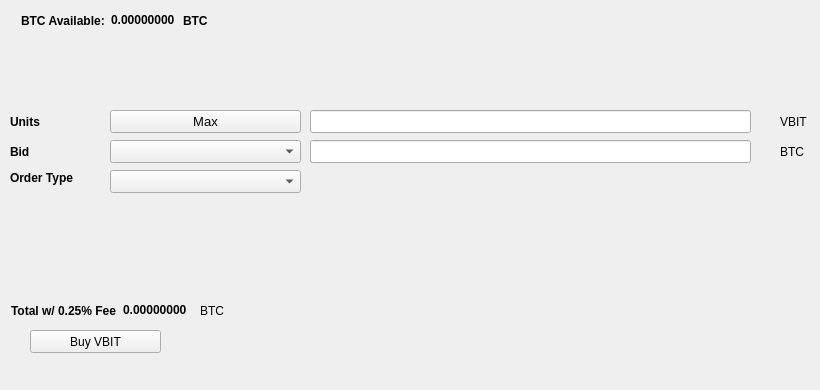
   <widget class="QWidget" name="BuyTab">
    <attribute name="title">
     <string>Buy</string>
    </attribute>
    <widget class="QPushButton" name="BuyVBIT">
     <property name="geometry">
      <rect>
       <x>30</x>
       <y>330</y>
       <width>131</width>
       <height>23</height>
      </rect>
     </property>
     <property name="text">
      <string>Buy VBIT</string>
     </property>
     <property name="icon">
      <iconset resource="../vbit.qrc">
       <normaloff>:/icons/bitcoin</normaloff>:/icons/bitcoin</iconset>
     </property>
    </widget>
    <widget class="QLabel" name="label_3">
     <property name="geometry">
      <rect>
       <x>10</x>
       <y>110</y>
       <width>46</width>
       <height>23</height>
      </rect>
     </property>
     <property name="font">
      <font>
       <weight>75</weight>
       <bold>true</bold>
      </font>
     </property>
     <property name="text">
      <string>Units</string>
     </property>
    </widget>
    <widget class="QLineEdit" name="UnitsInput">
     <property name="geometry">
      <rect>
       <x>310</x>
       <y>110</y>
       <width>441</width>
       <height>23</height>
      </rect>
     </property>
     <property name="font">
      <font>
       <pointsize>9</pointsize>
       <weight>75</weight>
       <bold>true</bold>
      </font>
     </property>
    </widget>
    <widget class="QLineEdit" name="BuyBidPriceEdit">
     <property name="geometry">
      <rect>
       <x>310</x>
       <y>140</y>
       <width>441</width>
       <height>23</height>
      </rect>
     </property>
     <property name="font">
      <font>
       <pointsize>9</pointsize>
       <weight>75</weight>
       <bold>true</bold>
      </font>
     </property>
    </widget>
    <widget class="QLabel" name="label_4">
     <property name="geometry">
      <rect>
       <x>780</x>
       <y>110</y>
       <width>31</width>
       <height>23</height>
      </rect>
     </property>
     <property name="text">
      <string>VBIT</string>
     </property>
    </widget>
    <widget class="QLabel" name="label_5">
     <property name="geometry">
      <rect>
       <x>780</x>
       <y>140</y>
       <width>31</width>
       <height>23</height>
      </rect>
     </property>
     <property name="text">
      <string>BTC</string>
     </property>
    </widget>
    <widget class="QLabel" name="label_6">
     <property name="geometry">
      <rect>
       <x>10</x>
       <y>140</y>
       <width>46</width>
       <height>23</height>
      </rect>
     </property>
     <property name="font">
      <font>
       <weight>75</weight>
       <bold>true</bold>
      </font>
     </property>
     <property name="text">
      <string>Bid</string>
     </property>
    </widget>
    <widget class="QLabel" name="label_7">
     <property name="geometry">
      <rect>
       <x>10</x>
       <y>170</y>
       <width>91</width>
       <height>16</height>
      </rect>
     </property>
     <property name="font">
      <font>
       <weight>75</weight>
       <bold>true</bold>
      </font>
     </property>
     <property name="text">
      <string>Order Type</string>
     </property>
    </widget>
    <widget class="QPushButton" name="Buy_Max_Amount">
     <property name="geometry">
      <rect>
       <x>110</x>
       <y>110</y>
       <width>191</width>
       <height>23</height>
      </rect>
     </property>
     <property name="font">
      <font>
       <pointsize>10</pointsize>
      </font>
     </property>
     <property name="text">
      <string>Max</string>
     </property>
    </widget>
    <widget class="QComboBox" name="BuyBidcomboBox">
     <property name="geometry">
      <rect>
       <x>110</x>
       <y>140</y>
       <width>191</width>
       <height>23</height>
      </rect>
     </property>
     <property name="font">
      <font>
       <pointsize>10</pointsize>
      </font>
     </property>
    </widget>
    <widget class="QComboBox" name="buyOrdertypeCombo">
     <property name="geometry">
      <rect>
       <x>110</x>
       <y>170</y>
       <width>191</width>
       <height>23</height>
      </rect>
     </property>
     <property name="font">
      <font>
       <pointsize>10</pointsize>
      </font>
     </property>
    </widget>
    <widget class="QWidget" name="layoutWidget1">
     <property name="geometry">
      <rect>
       <x>21</x>
       <y>11</y>
       <width>227</width>
       <height>19</height>
      </rect>
     </property>
     <layout class="QHBoxLayout" name="horizontalLayout_3">
      <item>
       <widget class="QLabel" name="label232">
        <property name="font">
         <font>
          <weight>75</weight>
          <bold>true</bold>
         </font>
        </property>
        <property name="text">
         <string>BTC Available:</string>
        </property>
       </widget>
      </item>
      <item>
       <widget class="QLabel" name="BtcAvailableLbl">
        <property name="palette">
         <palette>
          <active>
           <colorrole role="WindowText">
            <brush brushstyle="SolidPattern">
             <color alpha="255">
              <red>0</red>
              <green>0</green>
              <blue>0</blue>
             </color>
            </brush>
           </colorrole>
           <colorrole role="Button">
            <brush brushstyle="SolidPattern">
             <color alpha="255">
              <red>0</red>
              <green>170</green>
              <blue>0</blue>
             </color>
            </brush>
           </colorrole>
           <colorrole role="Light">
            <brush brushstyle="SolidPattern">
             <color alpha="255">
              <red>0</red>
              <green>255</green>
              <blue>0</blue>
             </color>
            </brush>
           </colorrole>
           <colorrole role="Midlight">
            <brush brushstyle="SolidPattern">
             <color alpha="255">
              <red>0</red>
              <green>212</green>
              <blue>0</blue>
             </color>
            </brush>
           </colorrole>
           <colorrole role="Dark">
            <brush brushstyle="SolidPattern">
             <color alpha="255">
              <red>0</red>
              <green>85</green>
              <blue>0</blue>
             </color>
            </brush>
           </colorrole>
           <colorrole role="Mid">
            <brush brushstyle="SolidPattern">
             <color alpha="255">
              <red>0</red>
              <green>113</green>
              <blue>0</blue>
             </color>
            </brush>
           </colorrole>
           <colorrole role="Text">
            <brush brushstyle="SolidPattern">
             <color alpha="255">
              <red>0</red>
              <green>170</green>
              <blue>0</blue>
             </color>
            </brush>
           </colorrole>
           <colorrole role="BrightText">
            <brush brushstyle="SolidPattern">
             <color alpha="255">
              <red>255</red>
              <green>255</green>
              <blue>255</blue>
             </color>
            </brush>
           </colorrole>
           <colorrole role="ButtonText">
            <brush brushstyle="SolidPattern">
             <color alpha="255">
              <red>0</red>
              <green>0</green>
              <blue>0</blue>
             </color>
            </brush>
           </colorrole>
           <colorrole role="Base">
            <brush brushstyle="SolidPattern">
             <color alpha="255">
              <red>255</red>
              <green>255</green>
              <blue>255</blue>
             </color>
            </brush>
           </colorrole>
           <colorrole role="Window">
            <brush brushstyle="SolidPattern">
             <color alpha="255">
              <red>0</red>
              <green>170</green>
              <blue>0</blue>
             </color>
            </brush>
           </colorrole>
           <colorrole role="Shadow">
            <brush brushstyle="SolidPattern">
             <color alpha="255">
              <red>0</red>
              <green>0</green>
              <blue>0</blue>
             </color>
            </brush>
           </colorrole>
           <colorrole role="AlternateBase">
            <brush brushstyle="SolidPattern">
             <color alpha="255">
              <red>127</red>
              <green>212</green>
              <blue>127</blue>
             </color>
            </brush>
           </colorrole>
           <colorrole role="ToolTipBase">
            <brush brushstyle="SolidPattern">
             <color alpha="255">
              <red>255</red>
              <green>255</green>
              <blue>220</blue>
             </color>
            </brush>
           </colorrole>
           <colorrole role="ToolTipText">
            <brush brushstyle="SolidPattern">
             <color alpha="255">
              <red>0</red>
              <green>0</green>
              <blue>0</blue>
             </color>
            </brush>
           </colorrole>
          </active>
          <inactive>
           <colorrole role="WindowText">
            <brush brushstyle="SolidPattern">
             <color alpha="255">
              <red>0</red>
              <green>0</green>
              <blue>0</blue>
             </color>
            </brush>
           </colorrole>
           <colorrole role="Button">
            <brush brushstyle="SolidPattern">
             <color alpha="255">
              <red>0</red>
              <green>170</green>
              <blue>0</blue>
             </color>
            </brush>
           </colorrole>
           <colorrole role="Light">
            <brush brushstyle="SolidPattern">
             <color alpha="255">
              <red>0</red>
              <green>255</green>
              <blue>0</blue>
             </color>
            </brush>
           </colorrole>
           <colorrole role="Midlight">
            <brush brushstyle="SolidPattern">
             <color alpha="255">
              <red>0</red>
              <green>212</green>
              <blue>0</blue>
             </color>
            </brush>
           </colorrole>
           <colorrole role="Dark">
            <brush brushstyle="SolidPattern">
             <color alpha="255">
              <red>0</red>
              <green>85</green>
              <blue>0</blue>
             </color>
            </brush>
           </colorrole>
           <colorrole role="Mid">
            <brush brushstyle="SolidPattern">
             <color alpha="255">
              <red>0</red>
              <green>113</green>
              <blue>0</blue>
             </color>
            </brush>
           </colorrole>
           <colorrole role="Text">
            <brush brushstyle="SolidPattern">
             <color alpha="255">
              <red>0</red>
              <green>170</green>
              <blue>0</blue>
             </color>
            </brush>
           </colorrole>
           <colorrole role="BrightText">
            <brush brushstyle="SolidPattern">
             <color alpha="255">
              <red>255</red>
              <green>255</green>
              <blue>255</blue>
             </color>
            </brush>
           </colorrole>
           <colorrole role="ButtonText">
            <brush brushstyle="SolidPattern">
             <color alpha="255">
              <red>0</red>
              <green>0</green>
              <blue>0</blue>
             </color>
            </brush>
           </colorrole>
           <colorrole role="Base">
            <brush brushstyle="SolidPattern">
             <color alpha="255">
              <red>255</red>
              <green>255</green>
              <blue>255</blue>
             </color>
            </brush>
           </colorrole>
           <colorrole role="Window">
            <brush brushstyle="SolidPattern">
             <color alpha="255">
              <red>0</red>
              <green>170</green>
              <blue>0</blue>
             </color>
            </brush>
           </colorrole>
           <colorrole role="Shadow">
            <brush brushstyle="SolidPattern">
             <color alpha="255">
              <red>0</red>
              <green>0</green>
              <blue>0</blue>
             </color>
            </brush>
           </colorrole>
           <colorrole role="AlternateBase">
            <brush brushstyle="SolidPattern">
             <color alpha="255">
              <red>127</red>
              <green>212</green>
              <blue>127</blue>
             </color>
            </brush>
           </colorrole>
           <colorrole role="ToolTipBase">
            <brush brushstyle="SolidPattern">
             <color alpha="255">
              <red>255</red>
              <green>255</green>
              <blue>220</blue>
             </color>
            </brush>
           </colorrole>
           <colorrole role="ToolTipText">
            <brush brushstyle="SolidPattern">
             <color alpha="255">
              <red>0</red>
              <green>0</green>
              <blue>0</blue>
             </color>
            </brush>
           </colorrole>
          </inactive>
          <disabled>
           <colorrole role="WindowText">
            <brush brushstyle="SolidPattern">
             <color alpha="255">
              <red>0</red>
              <green>85</green>
              <blue>0</blue>
             </color>
            </brush>
           </colorrole>
           <colorrole role="Button">
            <brush brushstyle="SolidPattern">
             <color alpha="255">
              <red>0</red>
              <green>170</green>
              <blue>0</blue>
             </color>
            </brush>
           </colorrole>
           <colorrole role="Light">
            <brush brushstyle="SolidPattern">
             <color alpha="255">
              <red>0</red>
              <green>255</green>
              <blue>0</blue>
             </color>
            </brush>
           </colorrole>
           <colorrole role="Midlight">
            <brush brushstyle="SolidPattern">
             <color alpha="255">
              <red>0</red>
              <green>212</green>
              <blue>0</blue>
             </color>
            </brush>
           </colorrole>
           <colorrole role="Dark">
            <brush brushstyle="SolidPattern">
             <color alpha="255">
              <red>0</red>
              <green>85</green>
              <blue>0</blue>
             </color>
            </brush>
           </colorrole>
           <colorrole role="Mid">
            <brush brushstyle="SolidPattern">
             <color alpha="255">
              <red>0</red>
              <green>113</green>
              <blue>0</blue>
             </color>
            </brush>
           </colorrole>
           <colorrole role="Text">
            <brush brushstyle="SolidPattern">
             <color alpha="255">
              <red>0</red>
              <green>85</green>
              <blue>0</blue>
             </color>
            </brush>
           </colorrole>
           <colorrole role="BrightText">
            <brush brushstyle="SolidPattern">
             <color alpha="255">
              <red>255</red>
              <green>255</green>
              <blue>255</blue>
             </color>
            </brush>
           </colorrole>
           <colorrole role="ButtonText">
            <brush brushstyle="SolidPattern">
             <color alpha="255">
              <red>0</red>
              <green>85</green>
              <blue>0</blue>
             </color>
            </brush>
           </colorrole>
           <colorrole role="Base">
            <brush brushstyle="SolidPattern">
             <color alpha="255">
              <red>0</red>
              <green>170</green>
              <blue>0</blue>
             </color>
            </brush>
           </colorrole>
           <colorrole role="Window">
            <brush brushstyle="SolidPattern">
             <color alpha="255">
              <red>0</red>
              <green>170</green>
              <blue>0</blue>
             </color>
            </brush>
           </colorrole>
           <colorrole role="Shadow">
            <brush brushstyle="SolidPattern">
             <color alpha="255">
              <red>0</red>
              <green>0</green>
              <blue>0</blue>
             </color>
            </brush>
           </colorrole>
           <colorrole role="AlternateBase">
            <brush brushstyle="SolidPattern">
             <color alpha="255">
              <red>0</red>
              <green>170</green>
              <blue>0</blue>
             </color>
            </brush>
           </colorrole>
           <colorrole role="ToolTipBase">
            <brush brushstyle="SolidPattern">
             <color alpha="255">
              <red>255</red>
              <green>255</green>
              <blue>220</blue>
             </color>
            </brush>
           </colorrole>
           <colorrole role="ToolTipText">
            <brush brushstyle="SolidPattern">
             <color alpha="255">
              <red>0</red>
              <green>0</green>
              <blue>0</blue>
             </color>
            </brush>
           </colorrole>
          </disabled>
         </palette>
        </property>
        <property name="font">
         <font>
          <weight>75</weight>
          <bold>true</bold>
         </font>
        </property>
        <property name="text">
         <string>0.00000000</string>
        </property>
        <property name="textInteractionFlags">
         <set>Qt::LinksAccessibleByMouse|Qt::TextSelectableByKeyboard|Qt::TextSelectableByMouse</set>
        </property>
       </widget>
      </item>
      <item>
       <widget class="QLabel" name="BtcAvailableLbl_2">
        <property name="font">
         <font>
          <weight>75</weight>
          <bold>true</bold>
         </font>
        </property>
        <property name="text">
         <string>BTC</string>
        </property>
       </widget>
      </item>
     </layout>
    </widget>
    <widget class="QWidget" name="layoutWidge2">
     <property name="geometry">
      <rect>
       <x>11</x>
       <y>301</y>
       <width>259</width>
       <height>19</height>
      </rect>
     </property>
     <layout class="QHBoxLayout" name="horizontalLayout_4">
      <item>
       <widget class="QLabel" name="label_9">
        <property name="font">
         <font>
          <weight>75</weight>
          <bold>true</bold>
         </font>
        </property>
        <property name="text">
         <string>Total w/ 0.25% Fee</string>
        </property>
       </widget>
      </item>
      <item>
       <widget class="QLabel" name="BuyCostLabel">
        <property name="palette">
         <palette>
          <active>
           <colorrole role="WindowText">
            <brush brushstyle="SolidPattern">
             <color alpha="255">
              <red>0</red>
              <green>0</green>
              <blue>0</blue>
             </color>
            </brush>
           </colorrole>
           <colorrole role="Button">
            <brush brushstyle="SolidPattern">
             <color alpha="255">
              <red>0</red>
              <green>170</green>
              <blue>0</blue>
             </color>
            </brush>
           </colorrole>
           <colorrole role="Light">
            <brush brushstyle="SolidPattern">
             <color alpha="255">
              <red>0</red>
              <green>255</green>
              <blue>0</blue>
             </color>
            </brush>
           </colorrole>
           <colorrole role="Midlight">
            <brush brushstyle="SolidPattern">
             <color alpha="255">
              <red>0</red>
              <green>212</green>
              <blue>0</blue>
             </color>
            </brush>
           </colorrole>
           <colorrole role="Dark">
            <brush brushstyle="SolidPattern">
             <color alpha="255">
              <red>0</red>
              <green>85</green>
              <blue>0</blue>
             </color>
            </brush>
           </colorrole>
           <colorrole role="Mid">
            <brush brushstyle="SolidPattern">
             <color alpha="255">
              <red>0</red>
              <green>113</green>
              <blue>0</blue>
             </color>
            </brush>
           </colorrole>
           <colorrole role="Text">
            <brush brushstyle="SolidPattern">
             <color alpha="255">
              <red>0</red>
              <green>170</green>
              <blue>0</blue>
             </color>
            </brush>
           </colorrole>
           <colorrole role="BrightText">
            <brush brushstyle="SolidPattern">
             <color alpha="255">
              <red>255</red>
              <green>255</green>
              <blue>255</blue>
             </color>
            </brush>
           </colorrole>
           <colorrole role="ButtonText">
            <brush brushstyle="SolidPattern">
             <color alpha="255">
              <red>0</red>
              <green>0</green>
              <blue>0</blue>
             </color>
            </brush>
           </colorrole>
           <colorrole role="Base">
            <brush brushstyle="SolidPattern">
             <color alpha="255">
              <red>255</red>
              <green>255</green>
              <blue>255</blue>
             </color>
            </brush>
           </colorrole>
           <colorrole role="Window">
            <brush brushstyle="SolidPattern">
             <color alpha="255">
              <red>0</red>
              <green>170</green>
              <blue>0</blue>
             </color>
            </brush>
           </colorrole>
           <colorrole role="Shadow">
            <brush brushstyle="SolidPattern">
             <color alpha="255">
              <red>0</red>
              <green>0</green>
              <blue>0</blue>
             </color>
            </brush>
           </colorrole>
           <colorrole role="AlternateBase">
            <brush brushstyle="SolidPattern">
             <color alpha="255">
              <red>127</red>
              <green>212</green>
              <blue>127</blue>
             </color>
            </brush>
           </colorrole>
           <colorrole role="ToolTipBase">
            <brush brushstyle="SolidPattern">
             <color alpha="255">
              <red>255</red>
              <green>255</green>
              <blue>220</blue>
             </color>
            </brush>
           </colorrole>
           <colorrole role="ToolTipText">
            <brush brushstyle="SolidPattern">
             <color alpha="255">
              <red>0</red>
              <green>0</green>
              <blue>0</blue>
             </color>
            </brush>
           </colorrole>
          </active>
          <inactive>
           <colorrole role="WindowText">
            <brush brushstyle="SolidPattern">
             <color alpha="255">
              <red>0</red>
              <green>0</green>
              <blue>0</blue>
             </color>
            </brush>
           </colorrole>
           <colorrole role="Button">
            <brush brushstyle="SolidPattern">
             <color alpha="255">
              <red>0</red>
              <green>170</green>
              <blue>0</blue>
             </color>
            </brush>
           </colorrole>
           <colorrole role="Light">
            <brush brushstyle="SolidPattern">
             <color alpha="255">
              <red>0</red>
              <green>255</green>
              <blue>0</blue>
             </color>
            </brush>
           </colorrole>
           <colorrole role="Midlight">
            <brush brushstyle="SolidPattern">
             <color alpha="255">
              <red>0</red>
              <green>212</green>
              <blue>0</blue>
             </color>
            </brush>
           </colorrole>
           <colorrole role="Dark">
            <brush brushstyle="SolidPattern">
             <color alpha="255">
              <red>0</red>
              <green>85</green>
              <blue>0</blue>
             </color>
            </brush>
           </colorrole>
           <colorrole role="Mid">
            <brush brushstyle="SolidPattern">
             <color alpha="255">
              <red>0</red>
              <green>113</green>
              <blue>0</blue>
             </color>
            </brush>
           </colorrole>
           <colorrole role="Text">
            <brush brushstyle="SolidPattern">
             <color alpha="255">
              <red>0</red>
              <green>170</green>
              <blue>0</blue>
             </color>
            </brush>
           </colorrole>
           <colorrole role="BrightText">
            <brush brushstyle="SolidPattern">
             <color alpha="255">
              <red>255</red>
              <green>255</green>
              <blue>255</blue>
             </color>
            </brush>
           </colorrole>
           <colorrole role="ButtonText">
            <brush brushstyle="SolidPattern">
             <color alpha="255">
              <red>0</red>
              <green>0</green>
              <blue>0</blue>
             </color>
            </brush>
           </colorrole>
           <colorrole role="Base">
            <brush brushstyle="SolidPattern">
             <color alpha="255">
              <red>255</red>
              <green>255</green>
              <blue>255</blue>
             </color>
            </brush>
           </colorrole>
           <colorrole role="Window">
            <brush brushstyle="SolidPattern">
             <color alpha="255">
              <red>0</red>
              <green>170</green>
              <blue>0</blue>
             </color>
            </brush>
           </colorrole>
           <colorrole role="Shadow">
            <brush brushstyle="SolidPattern">
             <color alpha="255">
              <red>0</red>
              <green>0</green>
              <blue>0</blue>
             </color>
            </brush>
           </colorrole>
           <colorrole role="AlternateBase">
            <brush brushstyle="SolidPattern">
             <color alpha="255">
              <red>127</red>
              <green>212</green>
              <blue>127</blue>
             </color>
            </brush>
           </colorrole>
           <colorrole role="ToolTipBase">
            <brush brushstyle="SolidPattern">
             <color alpha="255">
              <red>255</red>
              <green>255</green>
              <blue>220</blue>
             </color>
            </brush>
           </colorrole>
           <colorrole role="ToolTipText">
            <brush brushstyle="SolidPattern">
             <color alpha="255">
              <red>0</red>
              <green>0</green>
              <blue>0</blue>
             </color>
            </brush>
           </colorrole>
          </inactive>
          <disabled>
           <colorrole role="WindowText">
            <brush brushstyle="SolidPattern">
             <color alpha="255">
              <red>0</red>
              <green>85</green>
              <blue>0</blue>
             </color>
            </brush>
           </colorrole>
           <colorrole role="Button">
            <brush brushstyle="SolidPattern">
             <color alpha="255">
              <red>0</red>
              <green>170</green>
              <blue>0</blue>
             </color>
            </brush>
           </colorrole>
           <colorrole role="Light">
            <brush brushstyle="SolidPattern">
             <color alpha="255">
              <red>0</red>
              <green>255</green>
              <blue>0</blue>
             </color>
            </brush>
           </colorrole>
           <colorrole role="Midlight">
            <brush brushstyle="SolidPattern">
             <color alpha="255">
              <red>0</red>
              <green>212</green>
              <blue>0</blue>
             </color>
            </brush>
           </colorrole>
           <colorrole role="Dark">
            <brush brushstyle="SolidPattern">
             <color alpha="255">
              <red>0</red>
              <green>85</green>
              <blue>0</blue>
             </color>
            </brush>
           </colorrole>
           <colorrole role="Mid">
            <brush brushstyle="SolidPattern">
             <color alpha="255">
              <red>0</red>
              <green>113</green>
              <blue>0</blue>
             </color>
            </brush>
           </colorrole>
           <colorrole role="Text">
            <brush brushstyle="SolidPattern">
             <color alpha="255">
              <red>0</red>
              <green>85</green>
              <blue>0</blue>
             </color>
            </brush>
           </colorrole>
           <colorrole role="BrightText">
            <brush brushstyle="SolidPattern">
             <color alpha="255">
              <red>255</red>
              <green>255</green>
              <blue>255</blue>
             </color>
            </brush>
           </colorrole>
           <colorrole role="ButtonText">
            <brush brushstyle="SolidPattern">
             <color alpha="255">
              <red>0</red>
              <green>85</green>
              <blue>0</blue>
             </color>
            </brush>
           </colorrole>
           <colorrole role="Base">
            <brush brushstyle="SolidPattern">
             <color alpha="255">
              <red>0</red>
              <green>170</green>
              <blue>0</blue>
             </color>
            </brush>
           </colorrole>
           <colorrole role="Window">
            <brush brushstyle="SolidPattern">
             <color alpha="255">
              <red>0</red>
              <green>170</green>
              <blue>0</blue>
             </color>
            </brush>
           </colorrole>
           <colorrole role="Shadow">
            <brush brushstyle="SolidPattern">
             <color alpha="255">
              <red>0</red>
              <green>0</green>
              <blue>0</blue>
             </color>
            </brush>
           </colorrole>
           <colorrole role="AlternateBase">
            <brush brushstyle="SolidPattern">
             <color alpha="255">
              <red>0</red>
              <green>170</green>
              <blue>0</blue>
             </color>
            </brush>
           </colorrole>
           <colorrole role="ToolTipBase">
            <brush brushstyle="SolidPattern">
             <color alpha="255">
              <red>255</red>
              <green>255</green>
              <blue>220</blue>
             </color>
            </brush>
           </colorrole>
           <colorrole role="ToolTipText">
            <brush brushstyle="SolidPattern">
             <color alpha="255">
              <red>0</red>
              <green>0</green>
              <blue>0</blue>
             </color>
            </brush>
           </colorrole>
          </disabled>
         </palette>
        </property>
        <property name="font">
         <font>
          <weight>75</weight>
          <bold>true</bold>
         </font>
        </property>
        <property name="autoFillBackground">
         <bool>false</bool>
        </property>
        <property name="text">
         <string>0.00000000</string>
        </property>
        <property name="textInteractionFlags">
         <set>Qt::LinksAccessibleByMouse|Qt::TextSelectableByMouse</set>
        </property>
       </widget>
      </item>
      <item>
       <widget class="QLabel" name="label_10">
        <property name="font">
         <font>
          <weight>50</weight>
          <bold>false</bold>
         </font>
        </property>
        <property name="text">
         <string>BTC</string>
        </property>
       </widget>
      </item>
     </layout>
    </widget>
    <widget class="QLabel" name="label_24">
     <property name="geometry">
      <rect>
       <x>460</x>
       <y>300</y>
       <width>281</width>
       <height>81</height>
      </rect>
     </property>
     <property name="text">
      <string/>
     </property>
     <property name="pixmap">
      <pixmap>:/images/bittrex</pixmap>
     </property>
    </widget>
   </widget>
